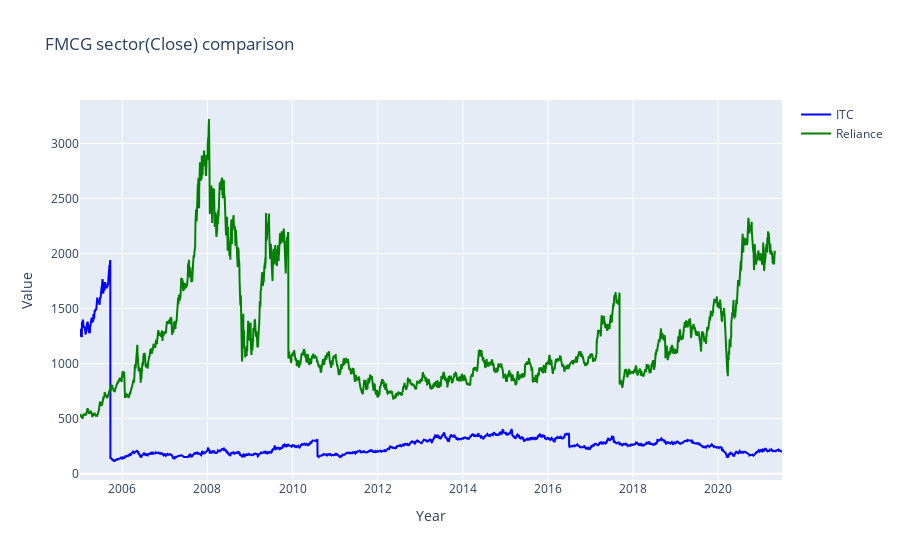

Source (notebook cell):
### Markdown cell above
## Reliance vs ITC (FMCG sector)

### Code cell
itc_df = pd.read_csv("../datasets/companies/ITC.csv")
start = itc_df[itc_df['Date']=='2005-01-03'].index[0]
itc_df = itc_df[start:]

reliance_df = pd.read_csv("../datasets/companies/RELIANCE.csv")
start = reliance_df[reliance_df['Date']=='2005-01-03'].index[0]
reliance_df = reliance_df[start:]

fig = go.Figure()
        

fig.add_trace(go.Scatter(
         y=itc_df['Close'],
         x=itc_df['Date'],
        name='ITC',
        line=dict(color='blue'),
    opacity=1))        

fig.add_trace(go.Scatter(
         x=reliance_df['Date'],
         y=reliance_df['Close'],
        name='Reliance',
        line=dict(color='green'),
    opacity=1))


fig.update_layout(title_text="FMCG sector(Close) comparison", xaxis_title = 'Year', yaxis_title='Value')

fig.show()

### Figure 1 — Plotly figure (JSON) as saved in the notebook; plotly's stock layout.template omitted (floating-point values rounded to 4 significant figures; data arrays with more than 128 entries replaced by an {"elided": "..."} marker saying what was removed)
{"data": [{"line": {"color": "blue"}, "name": "ITC", "opacity": 1, "type": "scatter", "x": {"elided": "4095 str values"}, "y": {"elided": "4095 float values"}}, {"line": {"color": "green"}, "name": "Reliance", "opacity": 1, "type": "scatter", "x": {"elided": "4049 str values"}, "y": {"elided": "4049 float values"}}], "layout": {"title": {"text": "FMCG sector(Close) comparison"}, "xaxis": {"title": {"text": "Year"}}, "yaxis": {"title": {"text": "Value"}}}}
